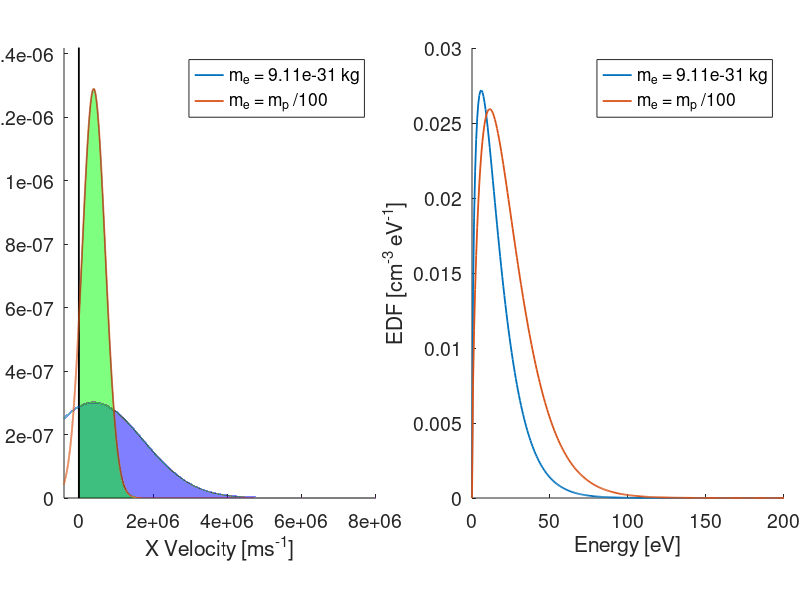

The MATLAB script that drew this image:
%--------------------------------------------------------------------------
% Solar Wind Weighting
%--------------------------------------------------------------------------
lef = [0.08, 0.59];
bot = ones(2,1) * 0.17;
wid = [0.39,0.39];
heig = ones(2,1) * 0.75;

m = 9.11e-31; %kg
kBT = 10 * 1.6e-19;
% kB = 1.38e-23;
vsw = 4e5; %ms^-1
v_range = linspace(-vsw * 20, vsw * 20, 1e5);

vdfx = (m/(2 * pi * kBT))^0.5 * exp(- m .* (v_range - vsw).^2 ./ ( 2 * kBT) );% m^-1 s (if nSW added)
vdfy = (m/(2 * pi * kBT))^0.5 * exp(- m .* (v_range).^2 ./ ( 2 * kBT) );% m^-1 s
vdfz = (m/(2 * pi * kBT))^0.5 * exp(- m .* (v_range).^2 ./ ( 2 * kBT) );% m^-1 s

i_pos = v_range >= 0;
xFlux1 = trapz(v_range(i_pos), v_range(i_pos) .* vdfx(i_pos));% ms^-1
xFlux2 = trapz(v_range, vdfy);% No units
xFlux3 = trapz(v_range, vdfz);% No units
xFlux = xFlux1 * xFlux2 * xFlux3; % x nSW -> m^-2s^-1

yFlux1 = trapz(v_range, vdfx);
yFlux2 = trapz(v_range(i_pos), v_range(i_pos) .* vdfy(i_pos));
yFlux3 = trapz(v_range, vdfz);
yFlux = yFlux1 * yFlux2 * yFlux3;
%--------------------------------------------------------------------------
% Theoretical Vals
%--------------------------------------------------------------------------
vTh = sqrt(2 * kBT / m);
alpha = vsw / vTh;

xFluxTheory = (vTh / (2 * sqrt(pi))) *...
    ( exp(- alpha^2) + sqrt(pi) * alpha * ...
    (1 + erf(alpha)));
yFluxTheory = sqrt(kBT / (2 * pi * m));


%--------------------------------------------------------------------------
% Theoretical Vals
%--------------------------------------------------------------------------
m1 = 9.11e-31;
m2 = 1.67e-29;
vdfx1 = (m1/(2 * pi * kBT))^0.5 * exp(- m1 .* (v_range - vsw).^2 ./ ( 2 * kBT) );% m^-1 s (if nSW added)
vdfx2 = (m2/(2 * pi * kBT))^0.5 * exp(- m2 .* (v_range - vsw).^2 ./ ( 2 * kBT) );% m^-1 s (if nSW added)

f = figure('units', 'centimeters','Position', [1,1,22,11]);

ax1 = axes(f, 'Position', [lef(1), bot(1), wid(1), heig(1)]);
hold(ax1, 'on');
xfill = [v_range(v_range>0), fliplr(v_range(v_range>0))];
yfill1 = [vdfx1(v_range>0), fliplr(zeros(1,sum(v_range>0)))];

fill(ax1, xfill, yfill1, 'b', 'FaceAlpha', 0.5, 'HandleVisibility', 'off');
yfill2 = [vdfx2(v_range>0), fliplr(zeros(1,sum(v_range>0)))];
fill(ax1, xfill, yfill2, 'g', 'FaceAlpha', 0.5, 'HandleVisibility', 'off');
plot(ax1, [0,0],[0,1.2 * max(vdfx2)], 'k', 'LineWidth', 1.3, 'HandleVisibility', 'off');
plot(ax1, v_range, vdfx1, 'DisplayName', 'm_e = 9.11e-31 kg', 'LineWidth', 1.3);
plot(ax1, v_range, vdfx2, 'DisplayName', 'm_e = m_p /100', 'LineWidth', 1.3);

xlabel(ax1,'X Velocity [ms^{-1}]')
legend(ax1);
xlim(ax1,[-vsw,Inf]);
ylabel(ax1,'vdf [m^{-2}s^1]');
ylim(ax1,[0,1.1 * max(vdfx2)]);
set(ax1, 'FontSize', 14);
% hold on

%--------------------------------------------------------------------------
% Electron Mass Tests
%--------------------------------------------------------------------------
% Looking at how the electron mass effects the energy distribution of pls
% entering the domain from the solar wind. 


m = 9.11e-31; %kg
kBT = 10 * 1.6e-19;
% kB = 1.38e-23;
vsw = 4e5; %ms^-1
v_range = linspace(-vsw * 20, vsw * 20, 1e4);

vdfx = (m/(2 * pi * kBT))^0.5 * exp(- m .* (v_range - vsw).^2 ./ ( 2 * kBT) );% m^-1 s (if nSW added)
vdfy = (m/(2 * pi * kBT))^0.5 * exp(- m .* (v_range).^2 ./ ( 2 * kBT) );% m^-1 s
vdfz = (m/(2 * pi * kBT))^0.5 * exp(- m .* (v_range).^2 ./ ( 2 * kBT) );% m^-1 s
xDens1 = trapz(v_range, vdfx);% No units
xDens2 = trapz(v_range, vdfy);% No units
xDens3 = trapz(v_range, vdfz);% No units
xDens = xDens1 * xDens2 * xDens3; % x nSW -> m^-2s^-1

%--------------------------------------------------------------------------
% Monte Carlo int in cartesian
%--------------------------------------------------------------------------
nSig = 30;
nSamples = 1000000;
v_rand = (rand(1000000,3) - 0.5) * vsw * nSig;
vdf_rand = (m/(2 * pi * kBT))^1.5 * exp(- m .* sum((v_rand - [vsw,0,0]).^2,2) ./ ( 2 * kBT) );% m^-1 s (if nSW added)
I1 = sum(vdf_rand) * (vsw * nSig)^3 / nSamples;

% vdfx = (m/(2 * pi * kBT))^0.5 * exp(- m .* (v_range - vsw).^2 ./ ( 2 * kBT) );% m^-1 s (if nSW added)
% vdfy = (m/(2 * pi * kBT))^0.5 * exp(- m .* (v_range).^2 ./ ( 2 * kBT) );% m^-1 s
% vdfz = (m/(2 * pi * kBT))^0.5 * exp(- m .* (v_range).^2 ./ ( 2 * kBT) );% m^-1 s
%--------------------------------------------------------------------------
% -------------- Conversion to Energy space ----------------------------
%--------------------------------------------------------------------------
m = 1.67e-29;
% m = 9.11e-31;
E_SW = 0.5 * m * vsw ^ 2;
Edf_const = ((m/(2 * pi * kBT)) ^ 1.5) * sqrt(2/m^3) * exp(- E_SW / kBT);

% Monte carlo integration
nSamples = 1000000;
E_max = 200 * 1.6e-19;
E_range = rand(nSamples,1) * E_max;
theta_rand = rand(nSamples,1) * pi;
phi_rand = (rand(nSamples,1) - 0.5) * pi;
Vol_box = E_max * pi ^2;

edf_rand = sin(theta_rand) .* sqrt(E_range) .* exp( - E_range ./ kBT) .* ...
    exp( (m * vsw / kBT) .* sqrt(2 * E_range ./ m) .* sin(theta_rand) .* cos(phi_rand));

I2 = Edf_const .* Vol_box .* sum(edf_rand) / nSamples;

%--------------------------------------------------------------------------
% Integrating over angles for each energy
%--------------------------------------------------------------------------
m = 1.67e-29;
% m = 9.11e-31;


% Monte carlo integration
nEng = 300;
nSamples = 100000;
E_max = 200 * 1.6e-19;
E_range = linspace(0,E_max, nEng);
theta_rand = rand(nSamples,1) * pi;
phi_rand = (rand(nSamples,1) - 0.5) * pi;
Vol_box = pi ^2;
Edf = zeros(2, nEng);
% Low electron
m = [9.11e-31,1.67e-29];
for iMass = 1:2
    E_SW = 0.5 * m(iMass) * vsw ^ 2;
    Edf_const = ((m(iMass)/(2 * pi * kBT)) ^ 1.5) * sqrt(2/m(iMass)^3) * exp(- E_SW / kBT);
    edf_rand = sin(theta_rand) .* sqrt(E_range) .* exp( - E_range ./ kBT) .* ...
        exp( (m(iMass) * vsw / kBT) .* sqrt(2 * E_range ./ m(iMass)) .* sin(theta_rand) .* cos(phi_rand));
    Edf(iMass,:) = Edf_const .* Vol_box .* sum(edf_rand,1) / nSamples;
end
m = 9.11e-31;


% f = figure;
ax2 = axes(f, 'Position', [lef(2), bot(2), wid(2), heig(2)]);
hold(ax2,  'on');
plot(ax2,E_range/1.6e-19, Edf(1,:)*1.6e-19, 'DisplayName', 'm_e = 9.11e-31 kg', 'LineWidth', 1.3);
plot(ax2,E_range/1.6e-19, Edf(2,:)*1.6e-19, 'DisplayName', 'm_e = m_p /100', 'LineWidth', 1.3);
ylabel(ax2, 'EDF [cm^{-3} eV^{-1}]');
xlabel(ax2, 'Energy [eV]');
legend(ax2);
set(ax2, 'FontSize', 14);
% title(ax2, 'Distribution of SW elecs entering at upstream boundary')
